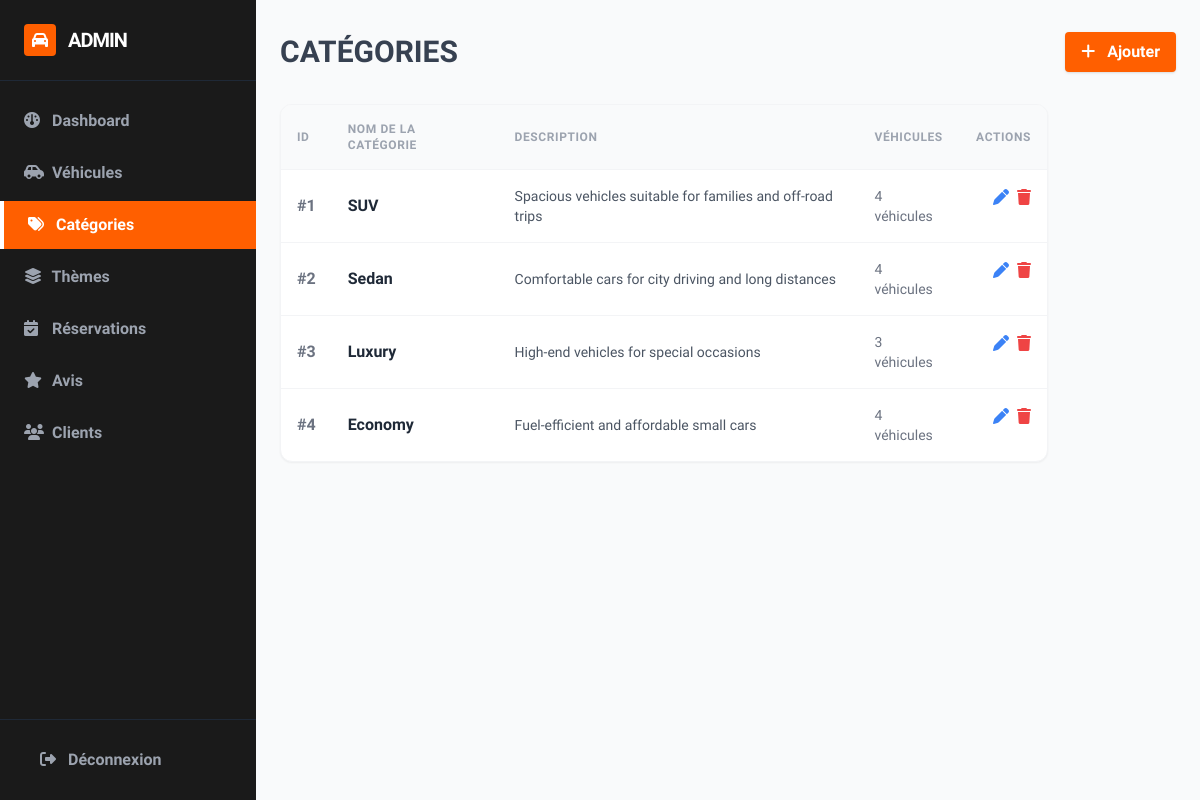
The app's page /pages/admin/categories.php with its own data.
### tables this page shows
CREATE TABLE category(
    category_id INT PRIMARY KEY AUTO_INCREMENT,
    category_name VARCHAR(255) NOT NULL,
    category_description TEXT,
    created_at DATETIME DEFAULT CURRENT_TIMESTAMP
);

### Classes/Category.php (called while the page is built, shortened)
<?php
class Category {
    private $pdo;
    public function __construct($pdo) {
        $this->pdo = $pdo;
    }
    public function getCategories() {
        $query = "SELECT c.*, COUNT(v.vehicle_id) as count
                  FROM category c
                  LEFT JOIN vehicle v ON c.category_id = v.category_id
                  GROUP BY c.category_id";
        $stmt = $this->pdo->query($query);
        return $stmt->fetchAll(PDO::FETCH_ASSOC);
    }
}

### pages/admin/categories.php (the view, shortened to what this page needs)
<?php
require_once "../../Classes/Category.php";
$db = DB::connect();
$categoryObj = new Category($db);
$categories = $categoryObj->getCategories();
?>
<!DOCTYPE html>
<html lang="fr">
<head>
    <link rel="stylesheet" href="https://cdnjs.cloudflare.com/ajax/libs/font-awesome/6.4.0/css/all.min.css">
    <script src="https://cdn.tailwindcss.com"></script>
</head>
<body class="bg-gray-50 text-gray-800 antialiased flex h-screen overflow-hidden">
    <?php include 'sidebar.php'; ?>
    <main class="flex-1 overflow-x-hidden overflow-y-auto bg-gray-50">
        <div class="container mx-auto px-6 py-8">
            <div class="flex justify-between items-center mb-8">
                <h3 class="text-gray-700 text-3xl font-black uppercase">Catégories</h3>
                <div class="flex gap-3">
                    <button onclick="openModal('addModal')" class="bg-locar-orange hover:bg-black text-white font-bold py-2 px-4 rounded shadow transition">
                        <i class="fa-solid fa-plus mr-2"></i> Ajouter
                    </button>
                </div>
            </div>
            <div class="bg-white rounded-xl shadow-sm border border-gray-100 overflow-hidden max-w-3xl">
                <table class="w-full text-left border-collapse">
                    <thead>
                        <tr class="bg-gray-50 border-b border-gray-100 text-xs uppercase text-gray-400 font-bold tracking-wider">
                            <th class="p-4">ID</th>
                            <th class="p-4">Nom de la catégorie</th>
                            <th class="p-4">Description</th>
                            <th class="p-4">Véhicules</th>
                            <th class="p-4 text-right">Actions</th>
                        </tr>
                    </thead>
                    <tbody class="divide-y divide-gray-100">
                        <?php foreach($categories as $c): ?>
                        <tr class="hover:bg-gray-50 transition">
                            <td class="p-4 font-bold text-gray-500">#<?= $c['category_id'] ?></td>
                            <td class="p-4 font-bold"><?= $c['category_name'] ?></td>
                            <td class="p-4 text-sm text-gray-600"><?= $c['category_description'] ?></td>
                            <td class="p-4 text-sm text-gray-500"><?= $c['count'] ?> véhicules</td>
                            <td class="p-4 text-right space-x-2 flex justify-end">
                                <a href="?edit=<?= $c['category_id'] ?>" class="text-blue-500 hover:text-blue-700"><i class="fa-solid fa-pen"></i></a>
                                <form action="actions/category_action.php" method="POST" class="inline" onsubmit="return confirm('Êtes-vous sûr ?');">
                                    <button type="submit" name="delete_category" class="text-red-500 hover:text-red-700"><i class="fa-solid fa-trash"></i></button>
                                </form>
                            </td>
                        </tr>
                        <?php endforeach; ?>
                    </tbody>
                </table>
            </div>
        </div>
    </main>
</body>
</html>

### pages/admin/sidebar.php
<?php
$current_page = basename($_SERVER['PHP_SELF']);
function isActiveAdmin($page, $current) {
    return $page === $current ? 'bg-locar-orange text-white font-bold border-l-4 border-white' : 'text-gray-400 hover:bg-gray-800 hover:text-white transition font-bold';
}
?>
<aside class="w-64 bg-locar-black text-white flex-shrink-0 hidden md:flex flex-col">
    <div class="p-6 flex items-center gap-3 border-b border-gray-800">
        <div class="bg-locar-orange text-white w-8 h-8 flex items-center justify-center rounded font-bold">
            <i class="fa-solid fa-car"></i>
        </div>
        <span class="font-black text-xl tracking-tighter">ADMIN</span>
    </div>
    <nav class="flex-1 overflow-y-auto py-4 space-y-1">
        <a href="dashboard.php" class="block px-6 py-3 <?= isActiveAdmin('dashboard.php', $current_page) ?>">
            <i class="fa-solid fa-gauge w-6"></i> Dashboard
        </a>
        <a href="vehicles.php" class="block px-6 py-3 <?= isActiveAdmin('vehicles.php', $current_page) ?>">
            <i class="fa-solid fa-car-side w-6"></i> Véhicules
        </a>
        <a href="categories.php" class="block px-6 py-3 <?= isActiveAdmin('categories.php', $current_page) ?>">
            <i class="fa-solid fa-tags w-6"></i> Catégories
        </a>
        <a href="themes.php" class="block px-6 py-3 <?= isActiveAdmin('themes.php', $current_page) ?>">
            <i class="fa-solid fa-layer-group w-6"></i> Thèmes
        </a>
        <a href="reservations.php" class="block px-6 py-3 <?= isActiveAdmin('reservations.php', $current_page) ?>">
            <i class="fa-solid fa-calendar-check w-6"></i> Réservations
        </a>
        <a href="reviews.php" class="block px-6 py-3 <?= isActiveAdmin('reviews.php', $current_page) ?>">
            <i class="fa-solid fa-star w-6"></i> Avis
        </a>
        <a href="clients.php" class="block px-6 py-3 <?= isActiveAdmin('clients.php', $current_page) ?>">
            <i class="fa-solid fa-users w-6"></i> Clients
        </a>
    </nav>
    <div class="p-4 border-t border-gray-800">
        <a href="../../index.php" class="block px-6 py-3 text-gray-400 hover:text-white transition font-bold">
            <i class="fa-solid fa-right-from-bracket w-6"></i> Déconnexion
        </a>
    </div>
</aside>

### records on screen
category: category_id "1", category_name "SUV", category_description "Spacious vehicles suitable for families and off-road trips", count "4"
category: category_id "2", category_name "Sedan", category_description "Comfortable cars for city driving and long distances", count "4"
category: category_id "3", category_name "Luxury", category_description "High-end vehicles for special occasions", count "3"
category: category_id "4", category_name "Economy", category_description "Fuel-efficient and affordable small cars", count "4"
